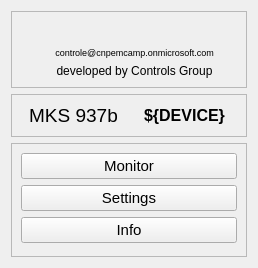
<?xml version="1.0" encoding="UTF-8"?>
<ui version="4.0">
 <class>Form</class>
 <widget class="QWidget" name="Form">
  <property name="geometry">
   <rect>
    <x>0</x>
    <y>0</y>
    <width>258</width>
    <height>268</height>
   </rect>
  </property>
  <property name="windowTitle">
   <string>Form</string>
  </property>
  <layout class="QGridLayout" name="gridLayout">
   <item row="4" column="0">
    <widget class="QFrame" name="frame_2">
     <property name="frameShape">
      <enum>QFrame::StyledPanel</enum>
     </property>
     <property name="frameShadow">
      <enum>QFrame::Raised</enum>
     </property>
     <layout class="QGridLayout" name="gridLayout_2">
      <item row="3" column="0">
       <spacer name="verticalSpacer">
        <property name="orientation">
         <enum>Qt::Vertical</enum>
        </property>
        <property name="sizeHint" stdset="0">
         <size>
          <width>20</width>
          <height>40</height>
         </size>
        </property>
       </spacer>
      </item>
      <item row="0" column="0">
       <widget class="PyDMRelatedDisplayButton" name="btnMON">
        <property name="font">
         <font>
          <pointsize>11</pointsize>
         </font>
        </property>
        <property name="toolTip">
         <string/>
        </property>
        <property name="whatsThis">
         <string>
    A QPushButton capable of opening a new Display at the same of at a
    new window.

    Parameters
    ----------
    init_channel : str, optional
        The channel to be used by the widget.

    filename : str, optional
        The file to be opened
    </string>
        </property>
        <property name="text">
         <string>Monitor</string>
        </property>
        <property name="showIcon" stdset="0">
         <bool>false</bool>
        </property>
        <property name="openInNewWindow" stdset="0">
         <bool>true</bool>
        </property>
       </widget>
      </item>
      <item row="1" column="0">
       <widget class="PyDMRelatedDisplayButton" name="btnSettings">
        <property name="font">
         <font>
          <pointsize>11</pointsize>
         </font>
        </property>
        <property name="toolTip">
         <string/>
        </property>
        <property name="whatsThis">
         <string>
    A QPushButton capable of opening a new Display at the same of at a
    new window.

    Parameters
    ----------
    init_channel : str, optional
        The channel to be used by the widget.

    filename : str, optional
        The file to be opened
    </string>
        </property>
        <property name="text">
         <string>Settings</string>
        </property>
        <property name="showIcon" stdset="0">
         <bool>false</bool>
        </property>
        <property name="openInNewWindow" stdset="0">
         <bool>true</bool>
        </property>
       </widget>
      </item>
      <item row="2" column="0">
       <widget class="PyDMRelatedDisplayButton" name="btnInfo">
        <property name="font">
         <font>
          <pointsize>11</pointsize>
         </font>
        </property>
        <property name="toolTip">
         <string/>
        </property>
        <property name="whatsThis">
         <string>
    A QPushButton capable of opening a new Display at the same of at a
    new window.

    Parameters
    ----------
    init_channel : str, optional
        The channel to be used by the widget.

    filename : str, optional
        The file to be opened
    </string>
        </property>
        <property name="text">
         <string>Info</string>
        </property>
        <property name="showIcon" stdset="0">
         <bool>false</bool>
        </property>
        <property name="openInNewWindow" stdset="0">
         <bool>true</bool>
        </property>
       </widget>
      </item>
     </layout>
    </widget>
   </item>
   <item row="3" column="0">
    <widget class="QFrame" name="frame_3">
     <property name="frameShape">
      <enum>QFrame::StyledPanel</enum>
     </property>
     <property name="frameShadow">
      <enum>QFrame::Raised</enum>
     </property>
     <layout class="QHBoxLayout" name="horizontalLayout">
      <item>
       <widget class="QLabel" name="label_3">
        <property name="font">
         <font>
          <pointsize>12</pointsize>
         </font>
        </property>
        <property name="text">
         <string>&lt;html&gt;&lt;head/&gt;&lt;body&gt;&lt;p&gt;&lt;span style=&quot; font-size:14pt;&quot;&gt;MKS 937b&lt;/span&gt;&lt;/p&gt;&lt;/body&gt;&lt;/html&gt;</string>
        </property>
        <property name="alignment">
         <set>Qt::AlignCenter</set>
        </property>
       </widget>
      </item>
      <item>
       <widget class="QLabel" name="label_4">
        <property name="font">
         <font>
          <pointsize>12</pointsize>
          <weight>75</weight>
          <bold>true</bold>
         </font>
        </property>
        <property name="text">
         <string>${DEVICE}</string>
        </property>
        <property name="alignment">
         <set>Qt::AlignCenter</set>
        </property>
       </widget>
      </item>
     </layout>
    </widget>
   </item>
   <item row="0" column="0">
    <widget class="QFrame" name="frame_4">
     <property name="frameShape">
      <enum>QFrame::StyledPanel</enum>
     </property>
     <property name="frameShadow">
      <enum>QFrame::Raised</enum>
     </property>
     <layout class="QGridLayout" name="gridLayout_3">
      <item row="0" column="3" colspan="2">
       <widget class="QLabel" name="label_2">
        <property name="text">
         <string>&lt;html&gt;&lt;head/&gt;&lt;body&gt;&lt;p&gt;&lt;img src=&quot;images/CNPEM.jpg&quot;/&gt;&lt;/p&gt;&lt;/body&gt;&lt;/html&gt;</string>
        </property>
       </widget>
      </item>
      <item row="1" column="4">
       <widget class="QLabel" name="label_294">
        <property name="maximumSize">
         <size>
          <width>16777215</width>
          <height>15</height>
         </size>
        </property>
        <property name="palette">
         <palette>
          <active>
           <colorrole role="WindowText">
            <brush brushstyle="SolidPattern">
             <color alpha="255">
              <red>0</red>
              <green>0</green>
              <blue>255</blue>
             </color>
            </brush>
           </colorrole>
           <colorrole role="Button">
            <brush brushstyle="SolidPattern">
             <color alpha="255">
              <red>239</red>
              <green>235</green>
              <blue>231</blue>
             </color>
            </brush>
           </colorrole>
           <colorrole role="Light">
            <brush brushstyle="SolidPattern">
             <color alpha="255">
              <red>255</red>
              <green>255</green>
              <blue>255</blue>
             </color>
            </brush>
           </colorrole>
           <colorrole role="Midlight">
            <brush brushstyle="SolidPattern">
             <color alpha="255">
              <red>247</red>
              <green>245</green>
              <blue>243</blue>
             </color>
            </brush>
           </colorrole>
           <colorrole role="Dark">
            <brush brushstyle="SolidPattern">
             <color alpha="255">
              <red>119</red>
              <green>117</green>
              <blue>115</blue>
             </color>
            </brush>
           </colorrole>
           <colorrole role="Mid">
            <brush brushstyle="SolidPattern">
             <color alpha="255">
              <red>159</red>
              <green>157</green>
              <blue>154</blue>
             </color>
            </brush>
           </colorrole>
           <colorrole role="BrightText">
            <brush brushstyle="SolidPattern">
             <color alpha="255">
              <red>255</red>
              <green>255</green>
              <blue>255</blue>
             </color>
            </brush>
           </colorrole>
           <colorrole role="ButtonText">
            <brush brushstyle="SolidPattern">
             <color alpha="255">
              <red>0</red>
              <green>0</green>
              <blue>0</blue>
             </color>
            </brush>
           </colorrole>
           <colorrole role="Base">
            <brush brushstyle="SolidPattern">
             <color alpha="255">
              <red>255</red>
              <green>255</green>
              <blue>255</blue>
             </color>
            </brush>
           </colorrole>
           <colorrole role="Window">
            <brush brushstyle="SolidPattern">
             <color alpha="255">
              <red>239</red>
              <green>235</green>
              <blue>231</blue>
             </color>
            </brush>
           </colorrole>
           <colorrole role="Shadow">
            <brush brushstyle="SolidPattern">
             <color alpha="255">
              <red>0</red>
              <green>0</green>
              <blue>0</blue>
             </color>
            </brush>
           </colorrole>
           <colorrole role="AlternateBase">
            <brush brushstyle="SolidPattern">
             <color alpha="255">
              <red>247</red>
              <green>245</green>
              <blue>243</blue>
             </color>
            </brush>
           </colorrole>
           <colorrole role="ToolTipBase">
            <brush brushstyle="SolidPattern">
             <color alpha="255">
              <red>255</red>
              <green>255</green>
              <blue>220</blue>
             </color>
            </brush>
           </colorrole>
           <colorrole role="ToolTipText">
            <brush brushstyle="SolidPattern">
             <color alpha="255">
              <red>0</red>
              <green>0</green>
              <blue>0</blue>
             </color>
            </brush>
           </colorrole>
          </active>
          <inactive>
           <colorrole role="WindowText">
            <brush brushstyle="SolidPattern">
             <color alpha="255">
              <red>0</red>
              <green>0</green>
              <blue>0</blue>
             </color>
            </brush>
           </colorrole>
           <colorrole role="Button">
            <brush brushstyle="SolidPattern">
             <color alpha="255">
              <red>239</red>
              <green>235</green>
              <blue>231</blue>
             </color>
            </brush>
           </colorrole>
           <colorrole role="Light">
            <brush brushstyle="SolidPattern">
             <color alpha="255">
              <red>255</red>
              <green>255</green>
              <blue>255</blue>
             </color>
            </brush>
           </colorrole>
           <colorrole role="Midlight">
            <brush brushstyle="SolidPattern">
             <color alpha="255">
              <red>247</red>
              <green>245</green>
              <blue>243</blue>
             </color>
            </brush>
           </colorrole>
           <colorrole role="Dark">
            <brush brushstyle="SolidPattern">
             <color alpha="255">
              <red>119</red>
              <green>117</green>
              <blue>115</blue>
             </color>
            </brush>
           </colorrole>
           <colorrole role="Mid">
            <brush brushstyle="SolidPattern">
             <color alpha="255">
              <red>159</red>
              <green>157</green>
              <blue>154</blue>
             </color>
            </brush>
           </colorrole>
           <colorrole role="BrightText">
            <brush brushstyle="SolidPattern">
             <color alpha="255">
              <red>255</red>
              <green>255</green>
              <blue>255</blue>
             </color>
            </brush>
           </colorrole>
           <colorrole role="ButtonText">
            <brush brushstyle="SolidPattern">
             <color alpha="255">
              <red>0</red>
              <green>0</green>
              <blue>0</blue>
             </color>
            </brush>
           </colorrole>
           <colorrole role="Base">
            <brush brushstyle="SolidPattern">
             <color alpha="255">
              <red>255</red>
              <green>255</green>
              <blue>255</blue>
             </color>
            </brush>
           </colorrole>
           <colorrole role="Window">
            <brush brushstyle="SolidPattern">
             <color alpha="255">
              <red>239</red>
              <green>235</green>
              <blue>231</blue>
             </color>
            </brush>
           </colorrole>
           <colorrole role="Shadow">
            <brush brushstyle="SolidPattern">
             <color alpha="255">
              <red>0</red>
              <green>0</green>
              <blue>0</blue>
             </color>
            </brush>
           </colorrole>
           <colorrole role="AlternateBase">
            <brush brushstyle="SolidPattern">
             <color alpha="255">
              <red>247</red>
              <green>245</green>
              <blue>243</blue>
             </color>
            </brush>
           </colorrole>
           <colorrole role="ToolTipBase">
            <brush brushstyle="SolidPattern">
             <color alpha="255">
              <red>255</red>
              <green>255</green>
              <blue>220</blue>
             </color>
            </brush>
           </colorrole>
           <colorrole role="ToolTipText">
            <brush brushstyle="SolidPattern">
             <color alpha="255">
              <red>0</red>
              <green>0</green>
              <blue>0</blue>
             </color>
            </brush>
           </colorrole>
          </inactive>
          <disabled>
           <colorrole role="WindowText">
            <brush brushstyle="SolidPattern">
             <color alpha="255">
              <red>119</red>
              <green>117</green>
              <blue>115</blue>
             </color>
            </brush>
           </colorrole>
           <colorrole role="Button">
            <brush brushstyle="SolidPattern">
             <color alpha="255">
              <red>239</red>
              <green>235</green>
              <blue>231</blue>
             </color>
            </brush>
           </colorrole>
           <colorrole role="Light">
            <brush brushstyle="SolidPattern">
             <color alpha="255">
              <red>255</red>
              <green>255</green>
              <blue>255</blue>
             </color>
            </brush>
           </colorrole>
           <colorrole role="Midlight">
            <brush brushstyle="SolidPattern">
             <color alpha="255">
              <red>247</red>
              <green>245</green>
              <blue>243</blue>
             </color>
            </brush>
           </colorrole>
           <colorrole role="Dark">
            <brush brushstyle="SolidPattern">
             <color alpha="255">
              <red>119</red>
              <green>117</green>
              <blue>115</blue>
             </color>
            </brush>
           </colorrole>
           <colorrole role="Mid">
            <brush brushstyle="SolidPattern">
             <color alpha="255">
              <red>159</red>
              <green>157</green>
              <blue>154</blue>
             </color>
            </brush>
           </colorrole>
           <colorrole role="BrightText">
            <brush brushstyle="SolidPattern">
             <color alpha="255">
              <red>255</red>
              <green>255</green>
              <blue>255</blue>
             </color>
            </brush>
           </colorrole>
           <colorrole role="ButtonText">
            <brush brushstyle="SolidPattern">
             <color alpha="255">
              <red>119</red>
              <green>117</green>
              <blue>115</blue>
             </color>
            </brush>
           </colorrole>
           <colorrole role="Base">
            <brush brushstyle="SolidPattern">
             <color alpha="255">
              <red>239</red>
              <green>235</green>
              <blue>231</blue>
             </color>
            </brush>
           </colorrole>
           <colorrole role="Window">
            <brush brushstyle="SolidPattern">
             <color alpha="255">
              <red>239</red>
              <green>235</green>
              <blue>231</blue>
             </color>
            </brush>
           </colorrole>
           <colorrole role="Shadow">
            <brush brushstyle="SolidPattern">
             <color alpha="255">
              <red>0</red>
              <green>0</green>
              <blue>0</blue>
             </color>
            </brush>
           </colorrole>
           <colorrole role="AlternateBase">
            <brush brushstyle="SolidPattern">
             <color alpha="255">
              <red>239</red>
              <green>235</green>
              <blue>231</blue>
             </color>
            </brush>
           </colorrole>
           <colorrole role="ToolTipBase">
            <brush brushstyle="SolidPattern">
             <color alpha="255">
              <red>255</red>
              <green>255</green>
              <blue>220</blue>
             </color>
            </brush>
           </colorrole>
           <colorrole role="ToolTipText">
            <brush brushstyle="SolidPattern">
             <color alpha="255">
              <red>0</red>
              <green>0</green>
              <blue>0</blue>
             </color>
            </brush>
           </colorrole>
          </disabled>
         </palette>
        </property>
        <property name="font">
         <font>
          <pointsize>7</pointsize>
         </font>
        </property>
        <property name="text">
         <string>controle@cnpemcamp.onmicrosoft.com</string>
        </property>
        <property name="alignment">
         <set>Qt::AlignCenter</set>
        </property>
       </widget>
      </item>
      <item row="2" column="4">
       <widget class="QLabel" name="label_296">
        <property name="maximumSize">
         <size>
          <width>16777215</width>
          <height>20</height>
         </size>
        </property>
        <property name="text">
         <string>developed by Controls Group</string>
        </property>
        <property name="alignment">
         <set>Qt::AlignCenter</set>
        </property>
       </widget>
      </item>
      <item row="0" column="1" rowspan="3">
       <widget class="QLabel" name="label_5">
        <property name="text">
         <string>&lt;html&gt;&lt;head/&gt;&lt;body&gt;&lt;p&gt;&lt;img src=&quot;images/LNLS.png&quot;/&gt;&lt;/p&gt;&lt;/body&gt;&lt;/html&gt;</string>
        </property>
       </widget>
      </item>
      <item row="0" column="5">
       <spacer name="horizontalSpacer">
        <property name="orientation">
         <enum>Qt::Horizontal</enum>
        </property>
        <property name="sizeHint" stdset="0">
         <size>
          <width>40</width>
          <height>20</height>
         </size>
        </property>
       </spacer>
      </item>
      <item row="0" column="0">
       <spacer name="horizontalSpacer_2">
        <property name="orientation">
         <enum>Qt::Horizontal</enum>
        </property>
        <property name="sizeHint" stdset="0">
         <size>
          <width>40</width>
          <height>20</height>
         </size>
        </property>
       </spacer>
      </item>
     </layout>
    </widget>
   </item>
  </layout>
 </widget>
 <customwidgets>
  <customwidget>
   <class>PyDMRelatedDisplayButton</class>
   <extends>QPushButton</extends>
   <header>pydm.widgets.related_display_button</header>
  </customwidget>
 </customwidgets>
 <resources>
  <include location="../../images/imgs.qrc"/>
 </resources>
 <connections/>
</ui>
